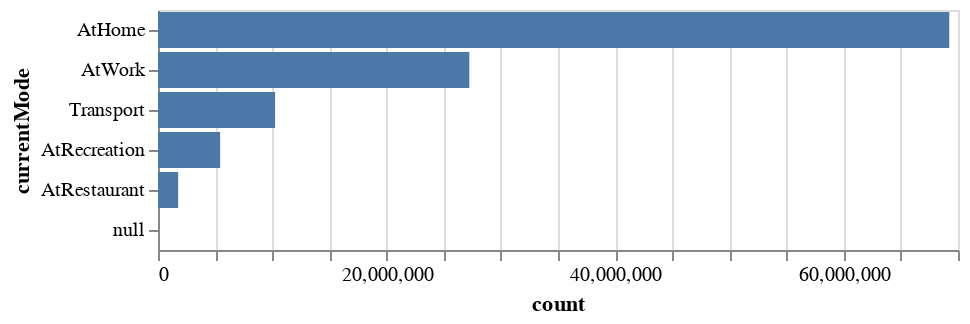

Notebook source saved alongside this figure:
### Markdown cell above
### Check

### Code cell
alt.Chart(source).mark_bar().encode(
    x='count:Q',
    y=alt.Y('currentMode:N', sort='-x')
)

### Figure 1 — Vega-Lite specification as saved in the notebook (floating-point values rounded to 4 significant figures)
{"config": {"view": {"continuousWidth": 400, "continuousHeight": 300}}, "data": {"name": "data-479079d0ae7a0dabb7ba61337de0dabf"}, "mark": "bar", "encoding": {"x": {"field": "count", "type": "quantitative"}, "y": {"field": "currentMode", "sort": "-x", "type": "nominal"}}, "$schema": "https://vega.github.io/schema/vega-lite/v4.17.0.json", "datasets": {"data-479079d0ae7a0dabb7ba61337de0dabf": [{"currentMode": "Transport", "count": 10246066}, {"currentMode": "AtRecreation", "count": 5436347}, {"currentMode": "AtHome", "count": 69236289}, {"currentMode": "AtRestaurant", "count": 1765430}, {"currentMode": "AtWork", "count": 27239602}, {"currentMode": null, "count": 1}]}}
